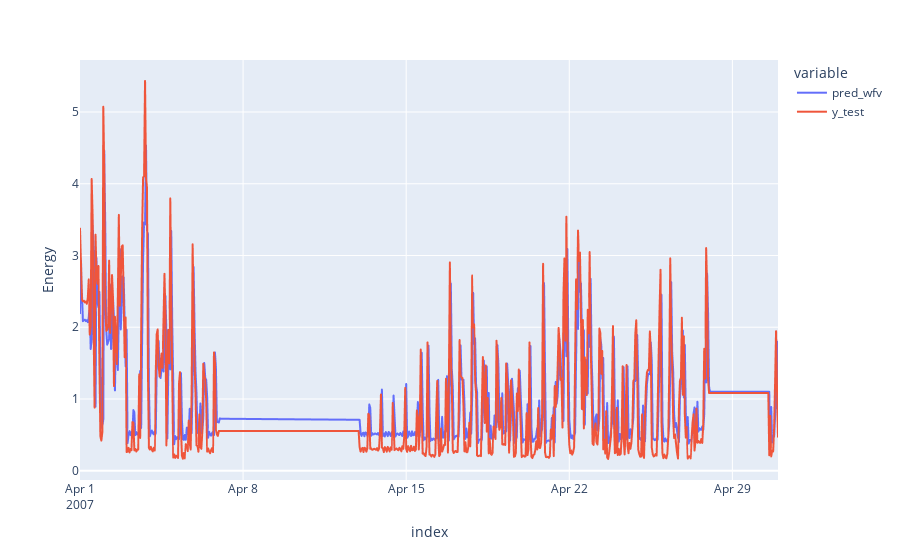

The notebook cell saved with this chart:
### Code cell
fig = px.line(df_predictions, labels={'value': 'Energy'})
fig.show()

### Figure 1 — Plotly figure (JSON) as saved in the notebook; plotly's stock layout.template omitted (floating-point values rounded to 4 significant figures; data arrays with more than 128 entries replaced by an {"elided": "..."} marker saying what was removed)
{"data": [{"hovertemplate": "variable=pred_wfv<br>index=%{x}<br>Energy=%{y}<extra></extra>", "legendgroup": "pred_wfv", "line": {"color": "#636efa", "dash": "solid"}, "marker": {"symbol": "circle"}, "mode": "lines", "name": "pred_wfv", "showlegend": true, "type": "scattergl", "x": {"elided": "720 str values"}, "xaxis": "x", "y": {"elided": "720 float values"}, "yaxis": "y"}, {"hovertemplate": "variable=y_test<br>index=%{x}<br>Energy=%{y}<extra></extra>", "legendgroup": "y_test", "line": {"color": "#EF553B", "dash": "solid"}, "marker": {"symbol": "circle"}, "mode": "lines", "name": "y_test", "showlegend": true, "type": "scattergl", "x": {"elided": "720 str values"}, "xaxis": "x", "y": {"elided": "720 float values"}, "yaxis": "y"}], "layout": {"legend": {"title": {"text": "variable"}, "tracegroupgap": 0}, "margin": {"t": 60}, "xaxis": {"anchor": "y", "domain": [0, 1], "title": {"text": "index"}}, "yaxis": {"anchor": "x", "domain": [0, 1], "title": {"text": "Energy"}}}}
